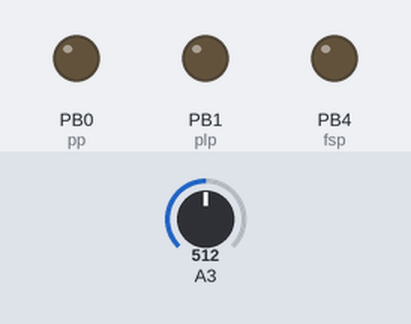
A program run on a simulated ATtiny85, built with avr-gcc and run on an emulated ATtiny85. Shown: output pins drawn as LEDs (lit = HIGH). The test bench sets the inputs (shaded band); at power-on: A3 = 512.

Above: at 14.8 s.
14.9 s: A3 set to 533
27.2 s: A3 set to 559
At 38.7 s:
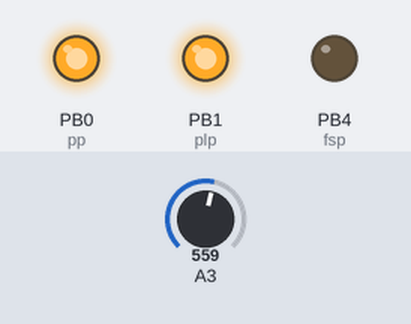
39.5 s: A3 set to 511
At 49.9 s:
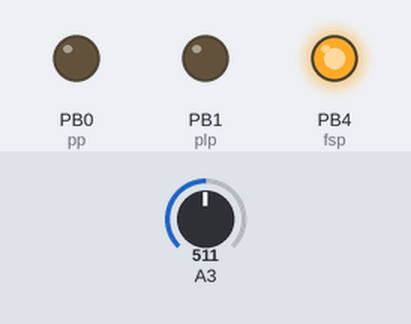
52.0 s: A3 set to 716
At 64.2 s:
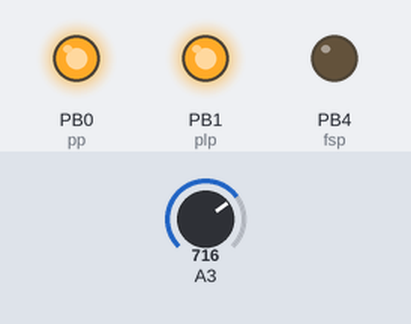
Timing chart, 0 to 70.0 s (numbered marks = the images above; inputs shaded):
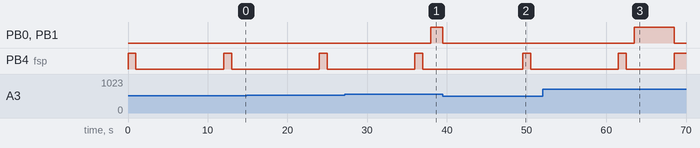

The program:

main.cpp
```cpp
#include <Arduino.h>
/*
//test cases
//if soil is wet enough - do nothing. just keep looping and checking.
    percentdry stays lower than pctdrytrigger
       comment analogReads, wms,percentdry and set percentdry = 0
    one failsafe red blink every 10 secs to show its checking conditions
//if soil is nearly wet enough - add water up to pctdrytrigger, cut off pump, normal loops to follow
    percentdry starts higher than pctdrytrigger then decrements until it reaches pctdrytrigger
       comment analogReads,wms,percentdry and set percentdry = 90 and pctdrytrigger = 87 and percentdry-- inside loop
    blink one failsafe red led for 1 secs to signify loop was entered
    turn on green status light and pump for about 3 secs -- watering plant -- wet enough
    turn off green light.
    wait 10 secs. do it again
//if soil stays dry and water pump runs too long - jail
     percentdry stays higher than pctdrytrigger
       comment analogReads, wms,percentdry and set percentdry = 100
     blink one failsafe red led for 1 secs to signify loop was entered
     turn on green status light and pump for about 5 secs -- watering plant -- enter jail
     turn off green status light and pump.  turn on red failsafe light showing we are in jail
     stay in this state until rebooted


#attiny Pinout:
https://github.com/MCUdude/MicroCore

#transistor as switch
triggering the base connects the gnds. emitter (circuit) and collector (device) completing the circuit
base must be driven into saturation and stay roughly there without sending too much additional current
transistor must be capable of handling C-E volts and amps your load will have
mcu pin must be able to supply enough volts and current to saturate the base.
https://www.youtube.com/watch?v=sRVvUkK0U80 - other resistor calcs are easier
https://www.youtube.com/watch?v=WxKBI96CY1Y - no diode hookup.  resistor terminology wrong.
https://www.bc-robotics.com/tutorials/controlling-a-solenoid-valve-with-arduino/ - good pics
https://electronics.stackexchange.com/a/64603 - schmatic
https://www.electronics-tutorials.ws/transistor/tran_2.html - pinout
https://teachmetomake.wordpress.com/how-to-use-a-transistor-as-a-switch/ - good calc writeups


#pump
https://www.amazon.com/Submersible-2-5-6V-Brushless-Circulation-System/dp/B07PCM2QZN
https://www.youtube.com/watch?v=pCxeZkLhqSE - suggests low value resistor
Mini Micro Submersible Water Pump DC 2.5-6V Low Noise Brushless Motor Pump
DC Voltage: 2.5-6V
Working current: 130-220mA

#transistor datasheet
https://alltransistors.com/transistor.php?transistor=52891
https://www.onsemi.com/pub/Collateral/MPSA42-D.PDF
Maximum Collector Current |Ic max|: 0.5 A   -- above 220mA pump
Maximum Collector-Emitter Voltage |Vce|: 305 V -- way above 6v pump
Base-emitter saturation voltage VBE(sat)IC= 20mA, IB=2mA
Arduino can drive 40mA from a pin.  We can saturate and have info for our next section.

#base resistor calc
https://forum.arduino.cc/index.php?topic=105497.0
For a normal bipolar transistor (not a darlington), Vce(sat) is typically quoted with Ib = 0.1 * Ic. Therefore, to achieve the value of Vce(sat) on the datasheet, you should plan the base current to be 1/10 of the collector current you want to switch. For example, if you are switching 60mA, design for a base current of 6mA. The base voltage will be around 0.7v and the voltage from the Arduino will be nearly 5V (assuming a 5V Arduino). Therefore a suitable base drive resistor would be around 4.3/0.006 = 717 ohms (nearest standard value 680 ohms).
The 1/10 rule works based on the VBE(sat)IC= 20mA, IB=2mA spec from above.
~300mA from pump *.1 to saturate base = 30mA = .03A
5v pin - .7 diode v drop = 4.3v
4.3v / .03A = 143ohms = using 100 ohm resistor


#diode datasheet
GND of device becomes positive power source when cut off. Power flows from "gnd" of device through diode back to "vcc" on device, protecting the rest of the circuit.
https://www.youtube.com/watch?v=haUWO7BGYTE - explains it well
https://www.khanacademy.org/science/electrical-engineering/ee-semiconductor-devices/ee-diode/a/ee-diode-circuit-element - cathode / anode schematic and real pic
https://www.mouser.com/ProductDetail/ON-Semiconductor-Fairchild/1N4148?qs=i4Fj9T%2FoRm8RMUhj5DeFQg%3D%3D
https://ourpastimes.com/function-1n4148-diode-8507537.html
Peak Reverse Voltage: 100 V -- way more than pump 6v

#sensor
https://www.youtube.com/watch?v=9h3JKwUsn2A
https://how2electronics.com/interface-capacitive-soil-moisture-sensor-with-arduino/
https://wiki.dfrobot.com/Capacitive_Soil_Moisture_Sensor_SKU_SEN0193


Pump:
VCC = direct from secondary 5v supply (not through arduino).
      cathode(line) on diode > anode (non-line) on diode >  GND on pump > 3/collector on transistor
GND = 3/collector on transistor
      anode (non-line) on diode > cathode(line) on diode > VCC on pump > VCC from secondary 5v supply (not arduino)

Capacitive Water sensor:
GND = GND
VCC = VCC from arduino
AOUT = 2/pb3/a3 on attiny

A42 Transistor:
1/emitter = GND
2/base = 100 ohm resistor > 5/pb0 on attiny
3/collector = GND on pump
              anode (non-line) on diode > cathode(line) on diode > VCC on pump > VCC from secondary 5v supply (not arduino)


Secondary power:
vcc = VCC on pump > cathode(line) on diode > anode (non-line) on diode > gnd on pump > 3/collector on transistor
gnd = gnd from arduino


ATTINY 13a:
1/pb5 = nothing
2/pb3/a3 = aout on water sensor
3/pb4/a2 = 1k resistor > failsafe red led > gnd
4/gnd = gnd
        failsafe led
        status led
        1/emitter on transistor
        moisture sensor
        Secondary VCC gnd (non-arduino)
5/pb0 = 100 ohm resistor > 2/base on transistor
6/pb1 = 1k resistor > pump status green LED > gnd
7/pb2 = nothing
8/vcc = vcc on sensor
*/

//vars
const uint8_t pp = 0; // pump pin
const uint8_t sp = 3; //sensor pin
const uint8_t plp = 1; //led that will show if the pump should be running
const uint8_t fsp = 4; //led that will show if program entered jail

//hook your sensor up to an arduino with a serial console. get various readings via analogRead and Serial.println. try to get a feel for its range and stepping patterns.
//the lower the number the more moist the soil is and the more conductive it is. it also means the less likely it is that you need to add water.
//play around with it a bit while watching the serial console and give yourself some breathing room.
//for example i got dry at 670, so i'm going to say anything above 600 is dry.  for in a cup of water i got 270 so i'm going to say anything less than 300 is very wet.
const int dry = 600; //when the sensor is completey dry
const int wet = 300; //when the sensor is wet up the line
int wm; //will be used to store the current water moisture raw value
int percentdry; //the code will map the current reading between the dry and wet vaules mentioned above and then convert that to a 0-100 dry range.  the HIGHER this number is the more likely it is that your plant NEEDS MORE water.
uint8_t pctdrytrigger = 80; //how dry you want the soil to be. the LOWER this number the MORE WET your plant will stay.  When percentdry is higher than this water will be added (and percentdry decremented) until this is reached.


//every cfms a loop kicks off where the the sensor and pump operate in near real time to decide what action to take over and over again
//to do this cycles are made.  each cycle in the parent loop includes measuring moisture level and possibly running the pump.
//after the work in each cycle, a cpms pause is taken to give the sensor and pump a break before running the next cycle
//cycles will continue to occur indefinitely inside of EACH parent loop until either your plant is in compliance to specs or until fscount is reached
//since you don't want a pump running forever (could flood the floor or burn up), you must set the max time you'd want it to run in fsms
//fscount is calculated by fsms / cpms.
//if fscount is reached inside of a parent loop the program enters a jail and you must reboot your device to have it work again.
//if after some cycles in a parent loop your plant is now compliant with specs, a pause of cfms happens and another parent loop kicks off.


const int cfms = 10000; //how frequently in ms to check if the plant needs more water. - 10s
const int cpms = 500; //pauses between measurement and adjustment actions - .5s
const int fsms = 5000; //waterpump should NEVER run more than this many ms seconds straight. - 5s
int fscount = fsms / cpms; //calculation of above for jailing the program if pump runs too long


void setup() {
  pinMode(pp,OUTPUT); //pump is output
  pinMode(plp,OUTPUT); //pump status led is output
  pinMode(fsp,OUTPUT); //jail led is output
  pinMode(sp,INPUT); //sensor is input
  digitalWrite(pp, LOW); //make sure pump is off at boot
}

void loop() {
  digitalWrite(fsp, HIGH); //DEBUG placement watermark
  delay(1000); //DEBUG placement watermark
  digitalWrite(fsp, LOW); //DEBUG placement watermark
  delay(1000); //DEBUG placement watermark
  int i = 0; //initialize counter
  wm = analogRead(sp); //read the current moisture level  //DEBUG
  wm = constrain(wm, wet, dry);//anything lower than wet or higher than dry will be set to those values. needed for callibrated-ish calculations. //DEBUG
  percentdry = map(wm, wet, dry, 0, 100); //convert the above into a percentage.  The higher the number the more your plant may need water. //DEBUG
  //percentdry = 0; //DEBUG soil is wet enough use case
  //percentdry = 100; //DEBUG jail case
  //percentdry = 90; //DEBUG add water case
  //pctdrytrigger = 87; //DEBUG add water case
  if (percentdry > pctdrytrigger){ //if soil is drier than desired
    while ((percentdry > pctdrytrigger) && (i < fscount)) { //if soil is drier than desired and the pump hasn't been running too long
      if (digitalRead(pp) == LOW) { //if pump isn't running
        digitalWrite(pp, HIGH); //run it
        digitalWrite(plp,HIGH);// turn on the pump status light
      }
      delay(cpms); //sensors and pumps can't move too fast
      wm = analogRead(sp); //read the current moisture level  //DEBUG
      wm = constrain(wm, wet, dry);//anything lower than wet or higher than dry will be set to those values. needed for callibrated-ish calculations. //DEBUG
      percentdry = map(wm, wet, dry, 0, 100); //convert the above into a percentage.  The higher the number the more your plant may need water. //DEBUG
      //percentdry--; //DEBUG add water case
      i++; //restart while loop
    }
  }
//if we didn't need to add water on initial check OR if the soil isn't too dry now that the while loop is through OR if the pump has been running too long
  if(digitalRead(pp) == HIGH) { //shutoff the pump and pump status led
    digitalWrite(pp, LOW);
    digitalWrite(plp, LOW);
  }

//if the pump has been running too long, enter jail.  you'll need to restart the device to get out of this loop
  if (i >= fscount) {
    while (true) {  //stop forever
      digitalWrite (fsp,HIGH);
      delay (5000);
    }
  }
//we made it through the loop and either noticed that water wasn't needed or we added water up to the specifications within a failsafe amount of time
  delay(cfms); //wait this long before doing the main check again.
}
```

Measured:
- the behaviour switches between 542 and 543 on A3 (found by bisection; images 0 and 1)
- after the input at 27.2 s, PB0 (pp), PB1 (plp): LOW → HIGH after 10.8 s
- after the input at 39.5 s, PB0 (pp), PB1 (plp): HIGH → LOW after 0.00 s instead of 3.5 s; PB4 (fsp): LOW → HIGH after 10.0 s instead of 3.5 s
- after the input at 52.0 s, PB0 (pp), PB1 (plp): LOW → HIGH after 11.5 s, → LOW 5.0 s later
- by itself, PB4 (fsp): alternates HIGH for 1.0 s and LOW for 11.0 s
